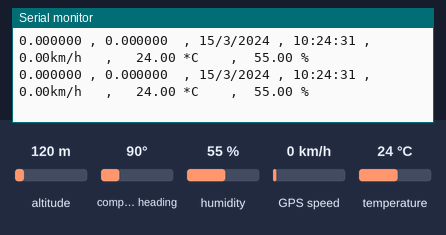
A sketch run on a simulated Arduino Uno, built for the host (arithmetic inside an expression is 32-bit, double 64-bit). Shown: the last lines printed to the serial monitor. Inputs (shaded band) come from the test bench; at power-on: compass heading 90°, humidity 55 %, GPS speed 0 km/h, temperature 24 °C, altitude 120 m. Storage starts empty; the GPS gets a fix after 3 s at 37.7749, -122.4194 with 8 satellites.

Above: at 1.2 s.
1.3 s: compass heading set to 180°
At 2.7 s:
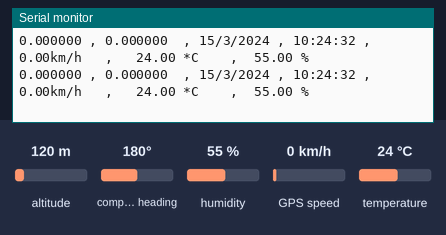
8.2 s: humidity set to 22 %
At 9.6 s:
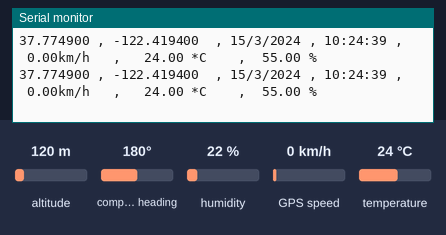
9.7 s: GPS speed set to 2 km/h
At 10.5 s:
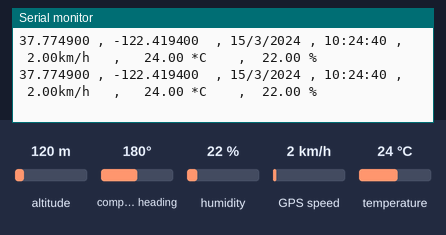
11.2 s: temperature set to 12 °C
At 11.6 s:
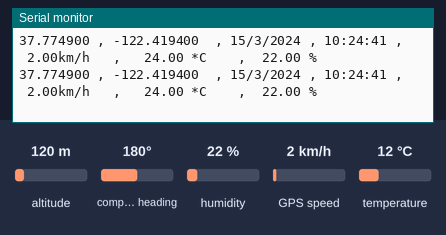
12.7 s: humidity set to 40 %
At 13.9 s:
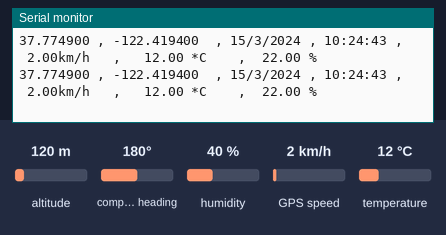
14.2 s: GPS speed set to 30 km/h
At 15.0 s:
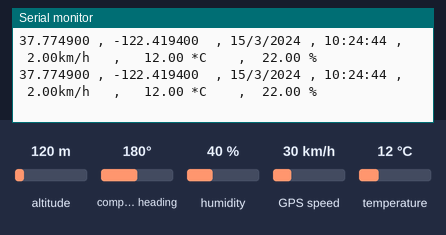

Measured:
- after the input at 9.7 s, the serial monitor: prints a new line after 0.44 s (image 3)

The sketch:

trackForArduino.ino
```cpp
#include <SD.h> // biblioteca cartão SD
#include <SoftwareSerial.h> // biblioteca pinos serial do GPS
#include <TinyGPS++.h> // biblioteca GPS
#include "DHT.h" // biblioteca DTH - sensor temperatura/umidade

#define DHTPIN A1 // pino do sensor de temperatura/umidade
#define DHTTYPE DHT11 // define o DHT 11 como o tipo de sensor utilizado
DHT dht(DHTPIN, DHTTYPE); // parâmetros da biblioteca

const int chipSelect = 4; // pino de cartão SD

SoftwareSerial gpsSerial(3, 2); // pinos do GPS

TinyGPSPlus gps; // variável GPS

void setup()
{
  Serial.begin(9600); // velocidade da serial do arduino
  Serial.println("Inicializando SD card...");  // escrever na serial
  gpsSerial.begin(9600); // velocidade da serial do GPS

     if (!SD.begin(chipSelect)) // verifica se o cartão esta inserido e pode ser inicializado
     {
     Serial.println("Falha no SD Card, ou nao presente");  // escrever na serial

     //------------- Cabeçalho sem SD
     Serial.println("-Latitude- , -Longitude- , --Data--  , --Hora-- , -Velocidade- , -Temperatura- , -Umidade- "); // escrever na serial

     return;
     }

  Serial.println("SD Card Inicializado.");  // escrever na serial

  //------------- Cabeçalho SD
  Serial.println("-Latitude- , -Longitude- , --Data--  , --Hora-- , -Velocidade- , -Temperatura- , -Umidade- "); // escrever na serial

  File dataFile = SD.open("gps.txt", FILE_WRITE); // cria arquivo de dados
  if (dataFile) // abre o arquivo de banco de dados
  {
  //dataFile.println("-Latitude- , -Longitude- , --Data--  , --Hora-- , -Velocidade- , -Temperatura- , -Umidade- "); // escrever no cartão SD
  dataFile.println("Latitude,Longitude,Data,Hora,Velocidade,Temperatura,Umidade"); // escrever no cartão SD
  }
  dataFile.close(); // fecha o arquivo de banco de dados

  dht.begin(); // inicia sensor temperatura/umidade
}


void loop()
{
  while (gpsSerial.available() > 0) // faça enquanto o GPS etiver disponível
   if (gps.encode(gpsSerial.read())) // descodifica o sinal recebido pelo GPS

   DadosGps(); // recebe afunção DadosGps onde os dados são processados

   if (millis() > 5000 && gps.charsProcessed() < 10) // espera 5000 milisegundos e menos de 10 caracteres processados, se o cartão nao for identificado aparece a mensagem "GPS nao detectado"
   {
    Serial.println(F("GPS nao detectado"));  // escrever na serial
    while(true); // executa enquanto for verdade
    }
}


void DadosGps() // função DadosGps, processamento dos dados do GPS
{
 File dataFile = SD.open("gps.txt", FILE_WRITE); // cria e abre o arquivo de banco de dados no carato SD em formato txt, bloco de notas

 float h = dht.readHumidity(); // atribui valores a variavel h, umidade
 float t = dht.readTemperature(); // atribui valores a variavel t, temperatura

//------------ Cartao SD

      if (dataFile) // abre o arquivo de banco de dados
      {

      //----- Latitude e Longitude - Cartao SD
      dataFile.print(gps.location.lat(), 6); // escrever no arquivo de banco de dados
      dataFile.print(F(" , "));  // escrever no arquivo de banco de dados
      dataFile.print(gps.location.lng(), 6); // escrever no arquivo de banco de dados
      dataFile.print(F("  , "));  // escrever no arquivo de banco de dados

      //------ Data - Cartao SD
      dataFile.print(gps.date.day()); // escrever no arquivo de banco de dados
      dataFile.print(F("/")); // escrever no arquivo de banco de dados
      dataFile.print(gps.date.month()); // escrever no arquivo de banco de dados
      dataFile.print(F("/")); // escrever no arquivo de banco de dados
      dataFile.print(gps.date.year()); // escrever no arquivo de banco de dados
      dataFile.print(F(" , "));  // escrever no arquivo de banco de dados

      //------ Hora - Cartao SD
      if (gps.time.hour() < 10) dataFile.print(F("0")); // condição para formatação da hora, adiciona um "0" antes do numero que for menor que 10.
      dataFile.print(gps.time.hour()); // escrever no arquivo de banco de dados
      dataFile.print(F(":")); // eescrever no arquivo de banco de dados
      if (gps.time.minute() < 10) dataFile.print(F("0")); // condição para formatação da hora, adiciona um "0" antes do numero que for menor que 10.
      dataFile.print(gps.time.minute()); // escrever no arquivo de banco de dados
      dataFile.print(F(":")); // escrever no arquivo de banco de dados
      if (gps.time.second() < 10) dataFile.print(F("0")); // condição para formatação da hora, adiciona um "0" antes do numero que for menor que 10.
      dataFile.print(gps.time.second()); // escrever no arquivo de banco de dados
      dataFile.print(F(" ,   "));  // escrever no arquivo de banco de dados

      //------- Velocidade - Cartao SD
      //dataFile.print("Velocidade: "); // escrever no arquivo de banco de dados
      dataFile.print(gps.speed.kmph()); // escrever no arquivo de banco de dados
      //dataFile.print("km/h"); // escrever no arquivo de banco de dados
      dataFile.print(F("   ,   "));  // escrever no arquivo de banco de dados

      //------- Rumo/Azimute - Monitor Serial

      //------- Temperatura - Cartao SD
      dataFile.print(t); // escrever no arquivo de banco de dados
      //dataFile.print(" *C"); // escrever no arquivo de banco de dados
      dataFile.print(F("    ,  ")); // escrever no arquivo de banco de dados

      //------- Umidade - Cartao SD
      dataFile.print(h); // escrever no arquivo de banco de dados
      //dataFile.print(" %"); // escrever no arquivo de banco de dados

      //------- "Enter"
      dataFile.println(); // escrever no arquivo de banco de dados "Enter"

      //------- Finaliza SD
      dataFile.close(); // fecha o arquivo de banco de dados
       }


//------------ Monitor Serial


      //------ Latitude e Longitude - Monitor Serial
      //Serial.print("Latitude: "); // escrever na serial
      Serial.print(gps.location.lat(), 6); // escrever na serial
      Serial.print(F(" , "));  // escrever na serial
      //Serial.print("Longitude: "); // escrever na serial
      Serial.print(gps.location.lng(), 6); // escrever na serial
      Serial.print(F("  , "));  // escrever na serial

      //------ Data - Monitor Serial
      //Serial.print("Data: "); // escrever na serial
      Serial.print(gps.date.day()); // escrever na serial
      Serial.print(F("/")); // escrever na serial
      Serial.print(gps.date.month()); // escrever na serial
      Serial.print(F("/")); // escrever na serial
      Serial.print(gps.date.year()); // escrever na serial
      Serial.print(F(" , "));  // escrever na serial

      //------ Hora - Monitor Serial

      //Serial.print("Hora: "); // escrever no arquivo de banco de dados
      if (gps.time.hour() < 10) Serial.print(F("0")); // condição para formatação da hora, adiciona um "0" antes do numero que for menor que 10.
      Serial.print(gps.time.hour()); // escrever no arquivo de banco de dados
      Serial.print(F(":")); // eescrever no arquivo de banco de dados
      if (gps.time.minute() < 10) Serial.print(F("0")); // condição para formatação da hora, adiciona um "0" antes do numero que for menor que 10.
      Serial.print(gps.time.minute()); // escrever no arquivo de banco de dados
      Serial.print(F(":")); // escrever no arquivo de banco de dados
      if (gps.time.second() < 10) Serial.print(F("0")); // condição para formatação da hora, adiciona um "0" antes do numero que for menor que 10.
      Serial.print(gps.time.second()); // escrever no arquivo de banco de dados
      Serial.print(F(" ,   "));  // escrever na serial

      //------- Velocidade - Monitor Serial
      //Serial.print("Velocidade: "); // escrever na serial
      Serial.print(gps.speed.kmph()); // escrever na serial
      Serial.print("km/h"); // escrever na serial
      Serial.print(F("   ,   "));  // escrever na serial

      //------- Rumo/Azimute - Monitor Serial

      //------- Temperatura - Cartao SD
      Serial.print(t); // escrever na serial
      Serial.print(" *C"); // escrever na serial
      Serial.print(F("    ,  "));  // escrever na serial

      //------- Umidade - Cartao SD
      Serial.print(h); // escrever na serial
      Serial.print(" %"); // escrever na serial

      //------- "Enter"
      Serial.println(); // escrever na serial "Enter"

  //delay(10000); // aguarda 10 segundos

}
```
